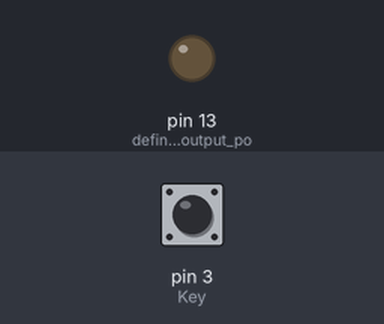
Recording of a sketch running on a simulated Arduino Uno, built with avr-gcc and run on an emulated ATmega328P. On the bench: output pins drawn as LEDs (lit = HIGH). The inputs (shaded band) are chosen by the test bench; at power-on: pin 3 (Key) LOW.

Above: at 1.2 s.
1.3 s: pin 3 (Key) pulled HIGH for 0.15 s
At 1.37 s:
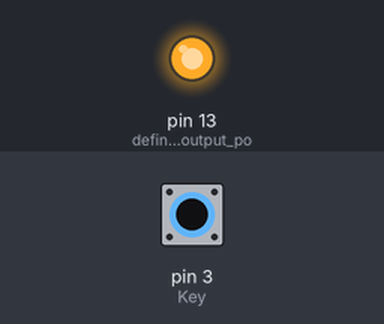
2.9 s: pin 3 (Key) pulled HIGH for 3.2 s
At 6.4 s:
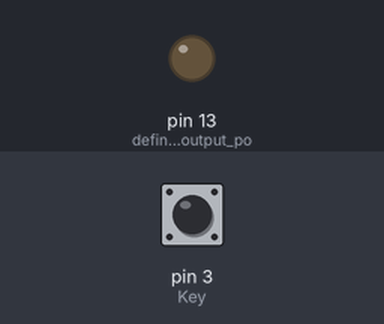
Timing chart, 0 to 7.9 s (numbered marks = the images above; inputs shaded):
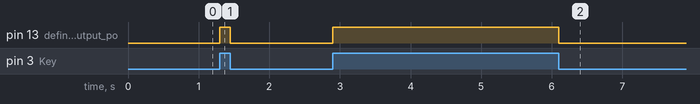

Measured:
- after the input at 1.3 s, pin 13 (define_LED_as_a_output_po): LOW → HIGH at once, → LOW 0.15 s later
- after the input at 2.9 s, pin 13 (define_LED_as_a_output_po): LOW → HIGH at once, → LOW 3.2 s later

The sketch:

BUTTON_SWITCH_MODULE.ino
```cpp
int Key = 3; //define key port
int val;//define digital variable val
void  setup()
{
  pinMode(LED_BUILTIN, OUTPUT); //define LED as a output port
  pinMode(Key, INPUT); //define key sensor as a output port
}
void  loop()
{
  val = digitalRead(Key); //read the value of the digital interface 3 assigned to val
  if (val == HIGH) //when the Key sensor have no pressed, LED on
  {
    digitalWrite(LED_BUILTIN, HIGH);
  }
  else //when the Key sensor have pressed, LED off
  {
    digitalWrite(LED_BUILTIN, LOW);
  }
}
```
